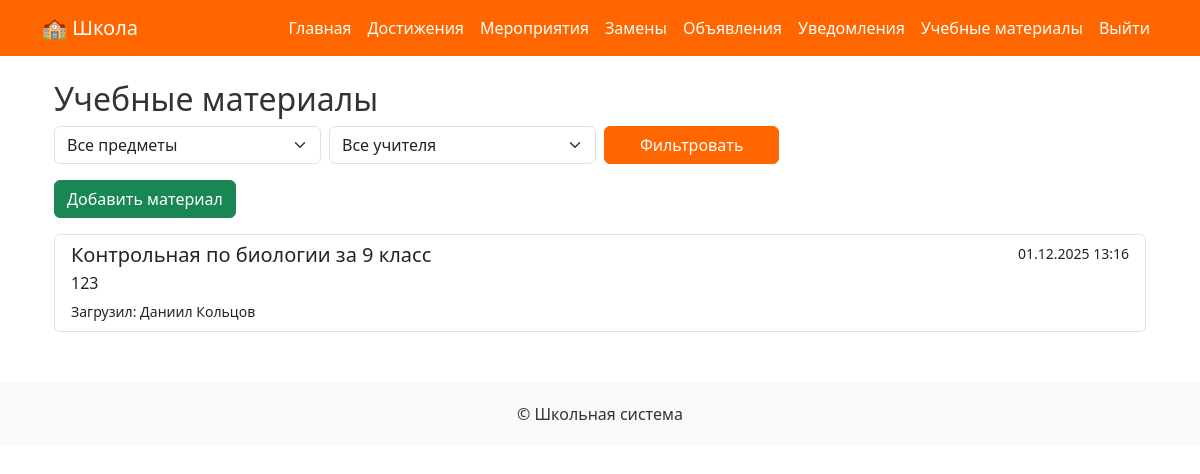
Screenshot of /materials/ (signed in) with the database file from the repository.
### StudyMaterial/models.py (models this page shows, shortened)
class StudyMaterial(models.Model):
    SUBJECT_CHOICES = [
        ('math', 'Математика'),
        ('physics', 'Физика'),
        ('chemistry', 'Химия'),
        ('biology', 'Биология'),
        ('history', 'История'),
        ('literature', 'Литература'),
        ('english', 'Английский язык'),
    ]
    title = models.CharField(max_length=255)
    description = models.TextField(blank=True, null=True)
    subject = models.CharField(max_length=50, choices=SUBJECT_CHOICES)
    file = models.FileField(upload_to='study_materials/')
    uploaded_by = models.ForeignKey(CustomUser, on_delete=models.CASCADE)
    uploaded_at = models.DateTimeField(auto_now_add=True)
    class Meta:
        ordering = ['-uploaded_at']
        verbose_name = "Учебный материал"
        verbose_name_plural = "Учебные материалы"

### users/models.py (models this page shows, shortened)
class CustomUser(AbstractUser):
    is_teacher = models.BooleanField(default=False)
    is_admin = models.BooleanField(default=False)
    class Meta:
        verbose_name = 'Пользователь'
        verbose_name_plural = 'Пользователи'

### StudyMaterial/views.py (the view)
# urls.py: path('', views.material_list, name='material_list'),
@login_required
def material_list(request):
    materials = StudyMaterial.objects.all()
    subject_filter = request.GET.get('subject')
    teacher_filter = request.GET.get('teacher')
    search_query = request.GET.get('q')
    if subject_filter:
        materials = materials.filter(subject=subject_filter)
    if teacher_filter:
        materials = materials.filter(uploaded_by__id=teacher_filter)
    if search_query:
        materials = materials.filter(title__icontains=search_query)
    teachers = StudyMaterial.objects.values_list('uploaded_by__id', 'uploaded_by__first_name', 'uploaded_by__last_name').distinct()
    context = {
        'materials': materials,
        'teachers': teachers,
        'subject_filter': subject_filter,
        'teacher_filter': teacher_filter,
        'search_query': search_query,
    }
    return render(request, 'materials/material_list.html', context)

### templates/materials/material_list.html (shortened to what this page needs)
{% extends 'base.html' %}
{% block content %}
<div class="container mt-4">
    <h2>Учебные материалы</h2>
    <div class="mb-3">
        <form method="get" class="row g-2">
            <div class="col-md-3">
                <select name="subject" class="form-select">
                    <option value="">Все предметы</option>
                </select>
            </div>
            <div class="col-md-3">
                <select name="teacher" class="form-select">
                    <option value="">Все учителя</option>
                </select>
            </div>
            <div class="col-md-2">
                <button type="submit" class="btn btn-primary w-100">Фильтровать</button>
            </div>
        </form>
    </div>
    <a href="{% url 'materials:material_upload' %}" class="btn btn-success mb-3">Добавить материал</a>
    <div class="list-group">
        {% for material in materials %}
        <a href="{% url 'materials:material_detail' material.id %}" class="list-group-item list-group-item-action">
            <div class="d-flex w-100 justify-content-between">
                <h5 class="mb-1">{{ material.title }}</h5>
                <small>{{ material.uploaded_at|date:"d.m.Y H:i" }}</small>
            </div>
            <p class="mb-1">{{ material.description|truncatechars:100 }}</p>
            <small>Загрузил: {{ material.uploaded_by.get_full_name }}</small>
        </a>
        {% empty %}
        <p>Материалы отсутствуют.</p>
        {% endfor %}
    </div>
</div>
{% endblock %}

### templates/base.html (style rules this page uses)
body { background-color: #ffffff; color: #333; }
.btn-primary { background-color: #ff6600; border-color: #ff6600; }

### rows the page displays
StudyMaterial: title "Контрольная по биологии за 9 класс", uploaded_at "01.12.2025 13:16", description "123", uploaded_by.get_full_name "Даниил Кольцов"
